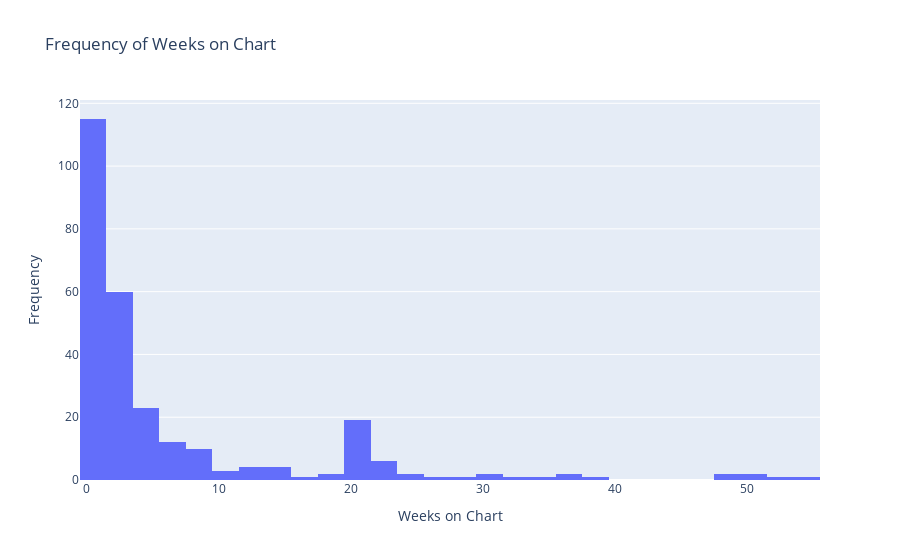

The notebook cell saved with this chart:
### Markdown cell above
### Distribution of Weeks on Chart

### Code cell
fig = px.histogram(df,
                   x='Weeks on Chart',
                   nbins=30,
                   title="Frequency of Weeks on Chart")
fig.update_layout(xaxis_title="Weeks on Chart",
                 yaxis_title="Frequency")
fig.show()

### Figure 1 — Plotly figure (JSON) as saved in the notebook; plotly's stock layout.template omitted (floating-point values rounded to 4 significant figures; data arrays with more than 128 entries replaced by an {"elided": "..."} marker saying what was removed)
{"data": [{"bingroup": "x", "hovertemplate": "Weeks on Chart=%{x}<br>count=%{y}<extra></extra>", "legendgroup": "", "marker": {"color": "#636efa", "pattern": {"shape": ""}}, "name": "", "nbinsx": 30, "orientation": "v", "showlegend": false, "type": "histogram", "x": {"elided": "276 int values"}, "xaxis": "x", "yaxis": "y"}], "layout": {"barmode": "relative", "legend": {"tracegroupgap": 0}, "title": {"text": "Frequency of Weeks on Chart"}, "xaxis": {"anchor": "y", "domain": [0, 1], "title": {"text": "Weeks on Chart"}}, "yaxis": {"anchor": "x", "domain": [0, 1], "title": {"text": "Frequency"}}}}
